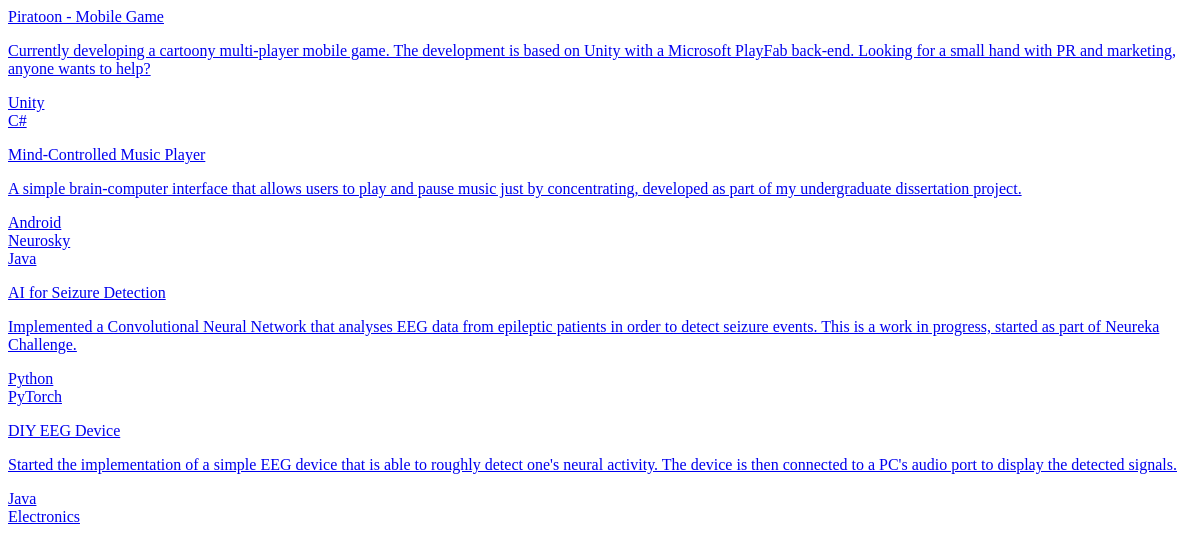
Before: /projects/filter/ with the older database file.
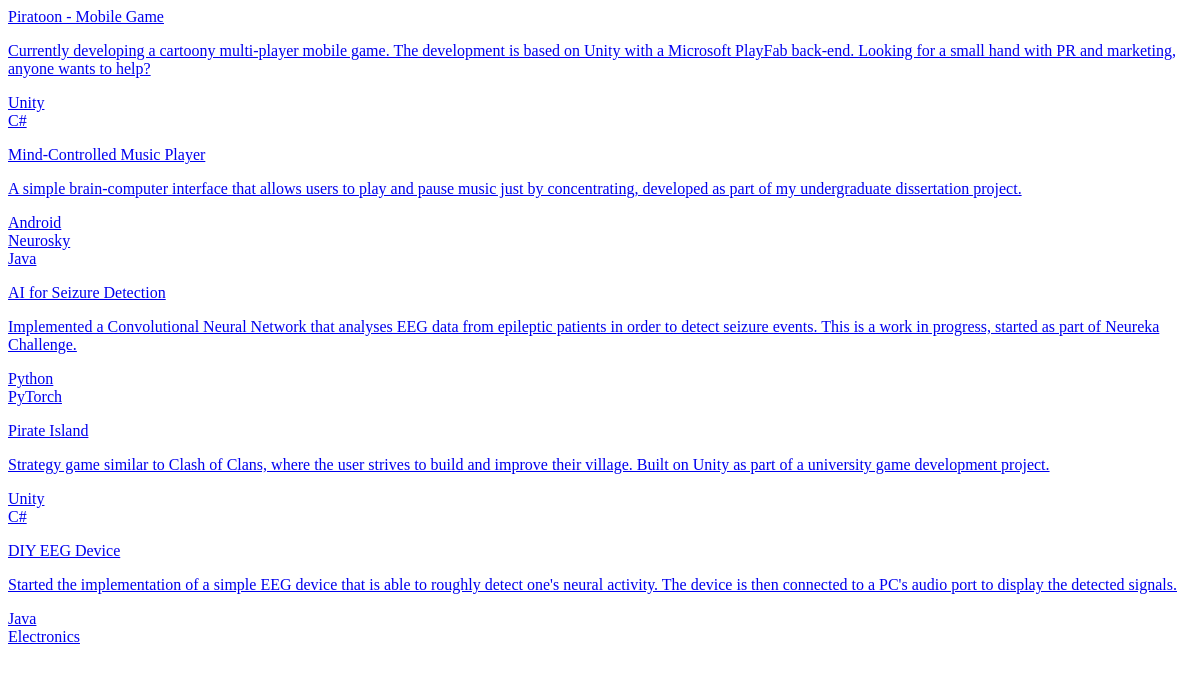
After: the same page with the newer database file.
### website/models.py (models this page shows, shortened)
class Project(models.Model):
    image = models.ImageField(upload_to ='static/')
    title = models.CharField(max_length=30, primary_key=True)
    description = models.TextField(max_length=200)
    date_finished = models.DateField()
    link = models.URLField(blank=True)
    tags = models.ManyToManyField("ProjectTag")
    technologies_used = models.ManyToManyField("ProjectTechnology", blank=True)

class ProjectTechnology(models.Model):
    name = models.CharField(max_length=20)

### website/views.py (the view, shortened to what this page needs)
# urls.py: path('projects/filter/', views.filterProjects, name='filter_projects'),
def filterProjects(request):
    template = loader.get_template('website/projects-carousel.html')
    filters = request.GET
    if 'true' not in filters.values():
        projects = Project.objects.all().order_by('-date_finished')
        for project in projects:
            project.labels = project.technologies_used.values_list('name', flat=True)
        return HttpResponse(template.render({ "projects" : projects }, request))

### templates/website/projects-carousel.html (shortened to what this page needs)
<div class="carousel-inner">
	<div class="carousel-item active">
		<div class="cards row">
		{% for project in projects|slice:"0:3" %}
			<div class="col-4">
					<a href="{{project.link}}" target="_blank">
					<div class="card project-card">
						<div class="card-body">
								<p class="blue card-title">{{ project.title }}</p>
								<p class="blue card-text">{{ project.description }}</p>
								{% if project.labels %}
										<div class="project-labels d-flex">
										{% for label in project.labels %}
												<div class="badge badge-primary project-label">{{ label }}</div>
										{% endfor %}
										</div>
								{% endif %}
						</div>
					</div>
					</a>
			</div>
		{% endfor %}
		</div>
	</div>
	{% if projects|length > 3 %}
	<div class="carousel-item">
		<div class="cards row">
		{% for project in projects|slice:"3:6" %}
			<div class="col-4">
					<a href="{{project.link}}" target="_blank">
					<div class="card project-card">
						<div class="card-body">
								<p class="blue card-title">{{ project.title }}</p>
								<p class="blue card-text">{{ project.description }}</p>
								{% if project.labels %}
										<div class="project-labels d-flex">
										{% for label in project.labels %}
												<div class="badge badge-primary project-label">{{ label }}</div>
										{% endfor %}
										</div>
								{% endif %}
						</div>
					</div>
					</a>
			</div>
		{% endfor %}
		</div>
	</div>
	{% endif %}
</div>

Changed rows visible on the page:
added Project: title "Pirate Island", description "Strategy game similar to Clash of Clans, where the user strives to build and improve their village. Built on Unity as part of a university game development project.", labels "C#", ProjectTechnology (name "Unity")
